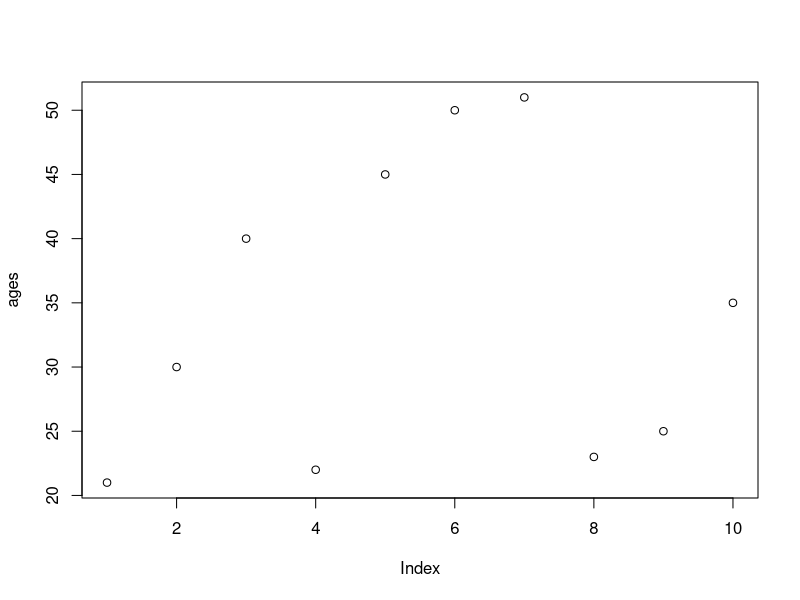
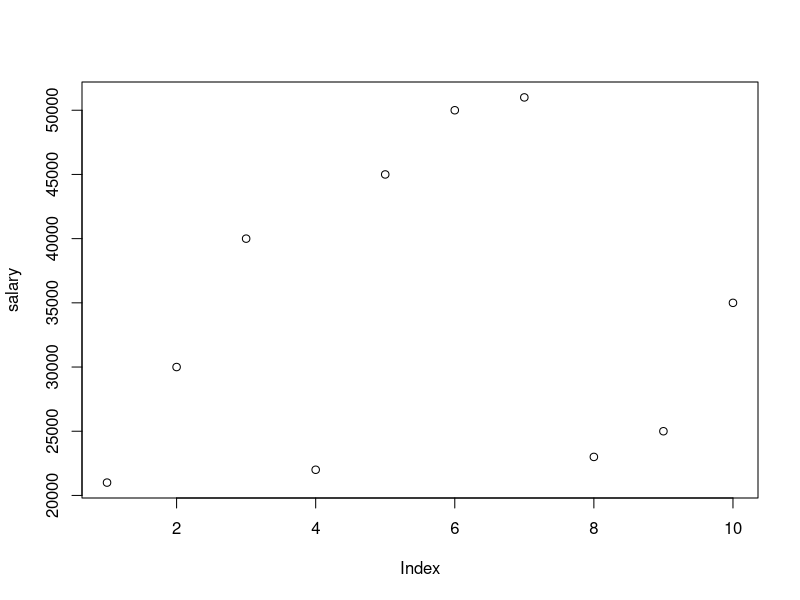
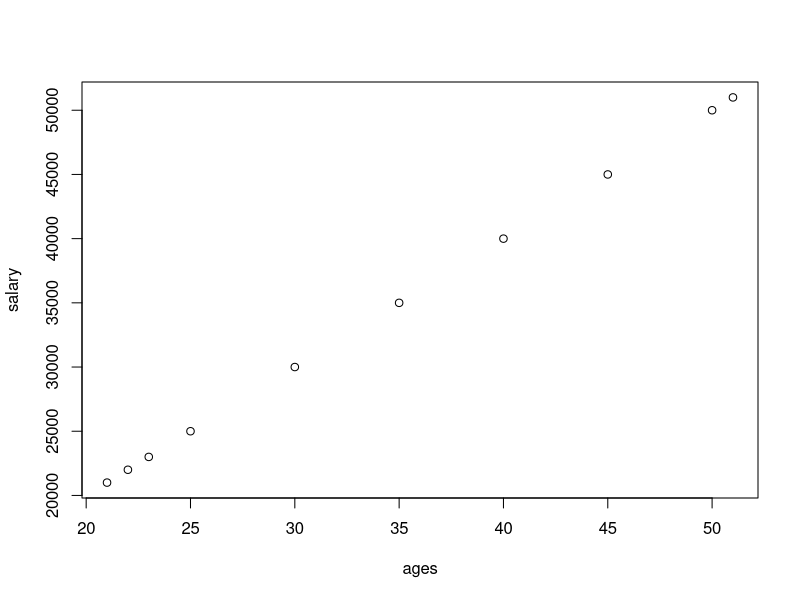
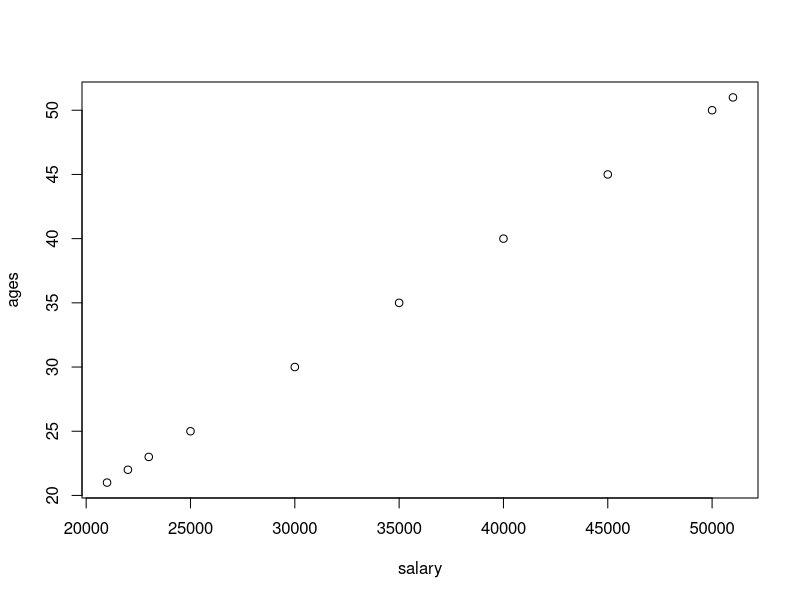
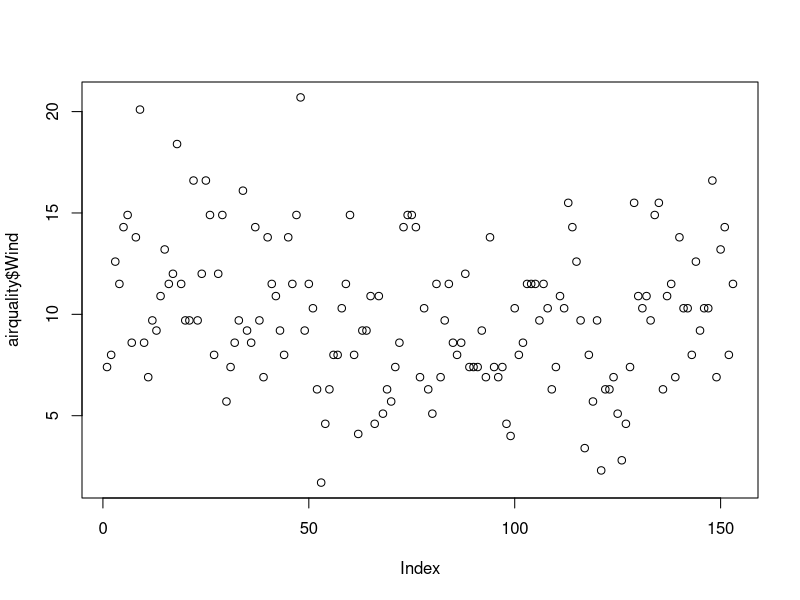
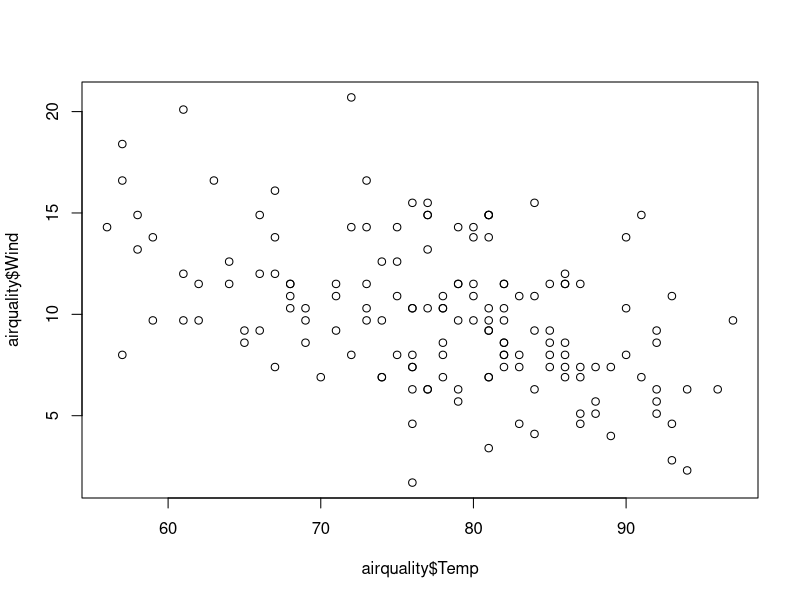
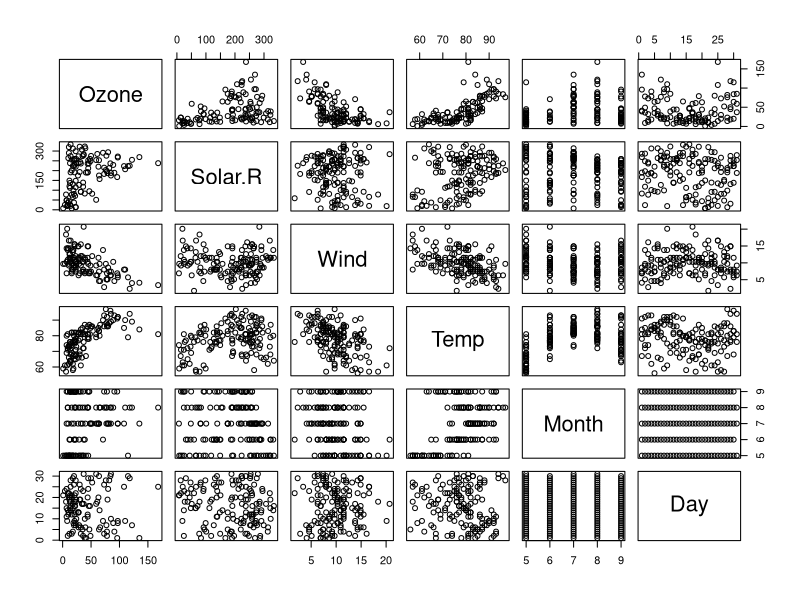
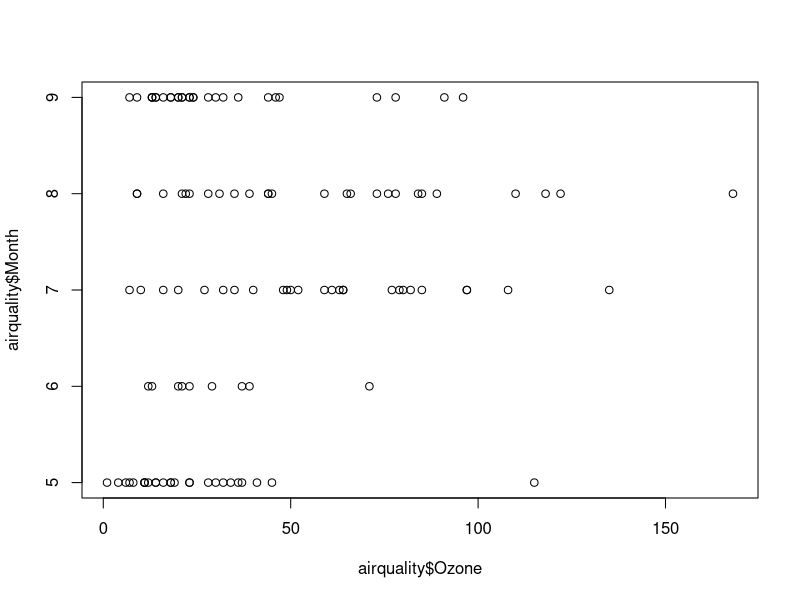

Source code (R) for these figures, in order: (Note: this script raises an error after producing the figures.)
ages = c(21,30,40,22,45,50,51,23,25,35)
plot(ages) #by default it gives index on x axis and values on y

salary = c(21000,30000,40000,22000,45000,50000,51000,23000,25000,35000)
plot(salary)

plot(ages,salary) #(x,y)
plot(salary,ages)

help(plot)

#airquality = read.csv
#click on Import dataset

data()
airquality = datasets::airquality

#top 10 rows and last 10 rows
head(airquality,10)
dim(airquality)
names(airquality) #names of all columns

airquality[,c(1,2)] #all rows and first two col

df3= airquality[,-6]#excludes column no. 6

summary(airquality[,1]) #summary statistics for column 1

summary(airquality$Temp)

airquality$Wind

summary(airquality)

####visualization
plot(airquality$Wind)
plot(airquality$Temp, airquality$Wind,type="p")
plot(airquality)#scatterplot
help(plot)

plot(airquality$Ozone,airquality$Month)

#points and lines
plot(airquality$Wind, type="p") #p:points, l=lines, b=both
plot(airquality$Wind, type="l")
plot(airquality$Wind, type="b")

plot(airquality$Wind,
     xlab="ozone concentration",
     ylab="No of Instances",
     main="Ozone levels in NY city",
     col='red',
     type ='l')
plot(airquality,col='red') #plot of entire data

plot(airquality$Ozone,airquality$Solar.R)
plot(airquality$Solar.R,airquality$Ozone)

#horizontal bar plot
barplot(airquality$Ozone,
        main="ozone concentration in air",
        ylab="ozone levels",
        col="blue",
        horiz=T,
        axes=T)
help(barplot)

#histogram
hist(airquality$Temp)

hist(airquality$Temp,
     main="solar radiation values in air",
     xlab="solar radiation",
     col="orange",
     border="yellow")

help(hist)

#single box plot
boxplot(airquality$Wind,
        main="Boxplot",
        col="orange",
        border="BLACK",
        horizontal=T)

boxplot.stats(airquality$Wind)$out #outliers value

boxplot(airquality$Temp,
        main="Boxplot",
        col="orange",
        border="BLACK",
        horizontal=T)

#multiple box plots
boxplot(airquality[,1:4],
        main="Multiple box plots",
        horizontal=T,
        col='grey')

#margin of the grid(mar)(bottom,left,top,right)
#no of rows and columns(mfrow)

help(par)
par(mfrow=c(3,3), mar=c(1,2,1,2), las=0, bty="o")
plot(airquality$Ozone)
plot(airquality$Ozone,airquality$Wind)
plot(airquality$Ozone, type="l")
plot(airquality$Wind, type="l")
plot(airquality$Solar.R, type="l")
barplot(airquality$Ozone, main="Ozone Concentration",
        xlab="Ozone levels",col="orange", horiz=T)
hist(airquality$Solar.R, main="Box plot")
boxplot(airquality$Solar.R)
boxplot(airquality[,0:4], main="multiple boxplots")

par(mfrow=c(3,3), mar=c(1,2,1,2), las=1, bty="o")
plot(airquality$Ozone)
plot(airquality$Ozone,airquality$Wind)
plot(airquality$Ozone, type="l")
plot(airquality$Wind, type="l")

#Considering NA values
airquality
max(airquality$Wind)
min(airquality$Temp)
min(airquality$Solar.R)
mean(airquality$Solar.R)
mean(airquality$Wind)

mean(airquality$Solar.R,na.rm=T) #to remove NA
median(airquality$Solar.R)

#variance and standard deviation
var(airquality$Wind)
sd(airquality$Ozone) #has some na values so,-
sd(airquality$Ozone, na.rm=T)

skewness(airquality$Ozone) #error before installing
kurtosis(airquality$Ozone) #error

skewness(airquality$Ozone, na.rm=T)

#density plot
plot(density(airquality$Wind))
plot(density(airquality$Ozone,na.rm=T))     
??density #check kernel density estimation

